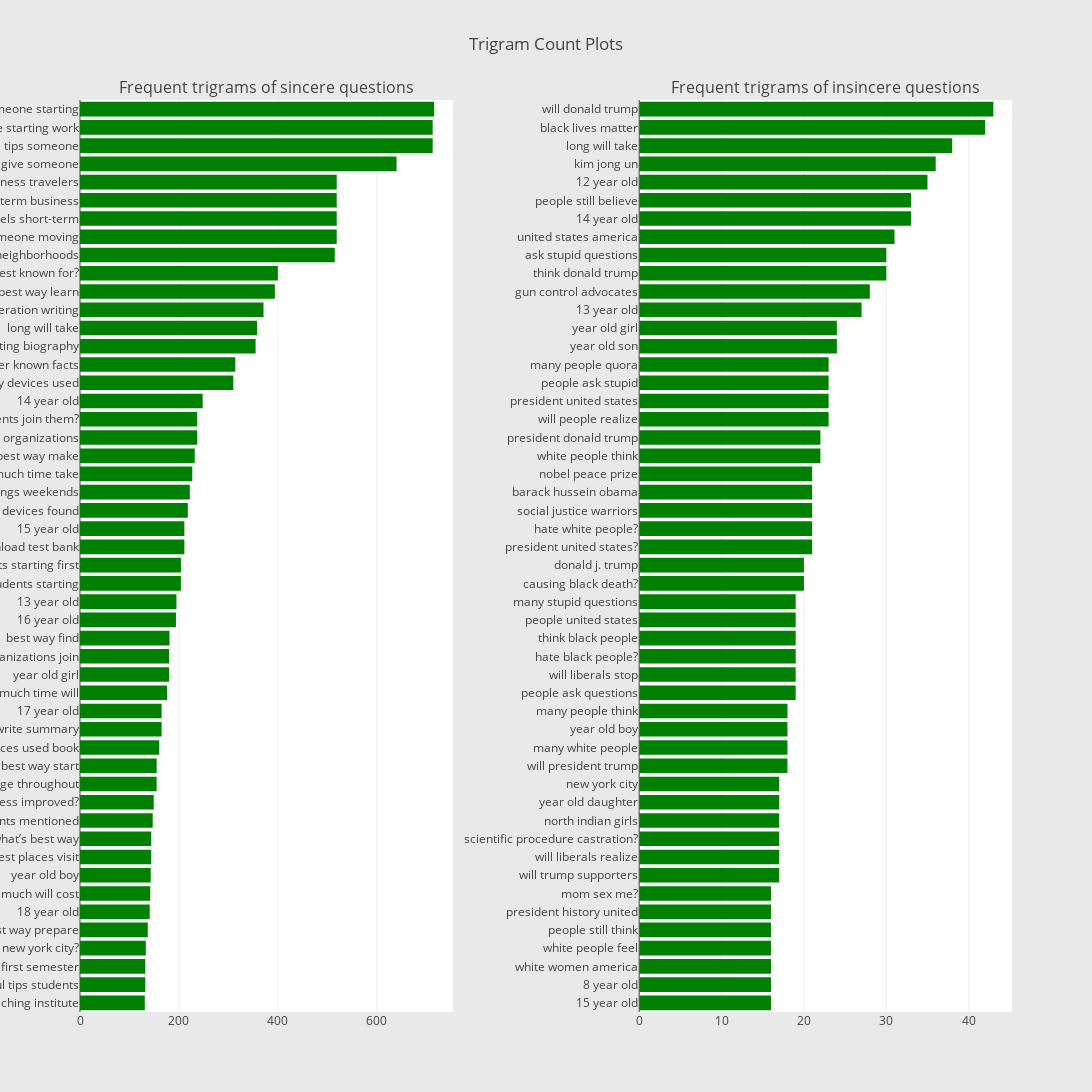

Source (notebook cell):
### Markdown cell above
**Observations:**
* The plot says it all. Please look at the plots and do the inference by yourselves ;)

Now let usl look at the trigram plots as well.

### Code cell
freq_dict = defaultdict(int)
for sent in train0_df["question_text"]:
    for word in generate_ngrams(sent,3):
        freq_dict[word] += 1
fd_sorted = pd.DataFrame(sorted(freq_dict.items(), key=lambda x: x[1])[::-1])
fd_sorted.columns = ["word", "wordcount"]
trace0 = horizontal_bar_chart(fd_sorted.head(50), 'green')


freq_dict = defaultdict(int)
for sent in train1_df["question_text"]:
    for word in generate_ngrams(sent,3):
        freq_dict[word] += 1
fd_sorted = pd.DataFrame(sorted(freq_dict.items(), key=lambda x: x[1])[::-1])
fd_sorted.columns = ["word", "wordcount"]
trace1 = horizontal_bar_chart(fd_sorted.head(50), 'green')

# Creating two subplots
fig = tools.make_subplots(rows=1, cols=2, vertical_spacing=0.04, horizontal_spacing=0.2,
                          subplot_titles=["Frequent trigrams of sincere questions", 
                                          "Frequent trigrams of insincere questions"])
fig.append_trace(trace0, 1, 1)
fig.append_trace(trace1, 1, 2)
fig['layout'].update(height=1200, width=1200, paper_bgcolor='rgb(233,233,233)', title="Trigram Count Plots")
py.iplot(fig, filename='word-plots')

### Figure 1 — Plotly figure (JSON) as saved in the notebook; plotly's stock layout.template omitted (floating-point values rounded to 4 significant figures)
{"data": [{"marker": {"color": "green"}, "orientation": "h", "showlegend": false, "type": "bar", "uid": "5bd97d1c-ab99-11ea-ad58-0242ac130202", "x": [131, 132, 132, 133, 137, 141, 142, 143, 144, 144, 147, 149, 155, 155, 160, 165, 165, 176, 180, 180, 181, 194, 195, 204, 204, 211, 211, 218, 222, 227, 232, 237, 237, 248, 310, 314, 355, 358, 371, 394, 400, 515, 519, 519, 519, 519, 640, 713, 713, 716], "xaxis": "x", "y": ["best coaching institute", "useful tips students", "starting first semester", "new york city?", "best way prepare", "18 year old", "much will cost", "year old boy", "best places visit", "what’s best way", "controversial events mentioned", "manufacturing process improved?", "characters change throughout", "best way start", "devices used book", "tips write summary", "17 year old", "much time will", "year old girl", "student organizations join", "best way find", "16 year old", "13 year old", "tips students starting", "students starting first", "download test bank", "15 year old", "literary devices found", "best things weekends", "much time take", "best way make", "best student organizations", "students join them?", "14 year old", "literary devices used", "lesser known facts", "consideration writing biography", "long will take", "take consideration writing", "best way learn", "best known for?", "good bad neighborhoods", "give someone moving", "good hotels short-term", "hotels short-term business", "short-term business travelers", "advice give someone", "useful tips someone", "someone starting work", "tips someone starting"], "yaxis": "y"}, {"marker": {"color": "green"}, "orientation": "h", "showlegend": false, "type": "bar", "uid": "5bda5732-ab99-11ea-ad58-0242ac130202", "x": [16, 16, 16, 16, 16, 16, 16, 17, 17, 17, 17, 17, 17, 18, 18, 18, 18, 19, 19, 19, 19, 19, 19, 20, 20, 21, 21, 21, 21, 21, 22, 22, 23, 23, 23, 23, 24, 24, 27, 28, 30, 30, 31, 33, 33, 35, 36, 38, 42, 43], "xaxis": "x2", "y": ["15 year old", "8 year old", "white women america", "white people feel", "people still think", "president history united", "mom sex me?", "will trump supporters", "will liberals realize", "scientific procedure castration?", "north indian girls", "year old daughter", "new york city", "will president trump", "many white people", "year old boy", "many people think", "people ask questions", "will liberals stop", "hate black people?", "think black people", "people united states", "many stupid questions", "causing black death?", "donald j. trump", "president united states?", "hate white people?", "social justice warriors", "barack hussein obama", "nobel peace prize", "white people think", "president donald trump", "will people realize", "president united states", "people ask stupid", "many people quora", "year old son", "year old girl", "13 year old", "gun control advocates", "think donald trump", "ask stupid questions", "united states america", "14 year old", "people still believe", "12 year old", "kim jong un", "long will take", "black lives matter", "will donald trump"], "yaxis": "y2"}], "layout": {"annotations": [{"font": {"size": 16}, "showarrow": false, "text": "Frequent trigrams of sincere questions", "x": 0.2, "xanchor": "center", "xref": "paper", "y": 1, "yanchor": "bottom", "yref": "paper"}, {"font": {"size": 16}, "showarrow": false, "text": "Frequent trigrams of insincere questions", "x": 0.8, "xanchor": "center", "xref": "paper", "y": 1, "yanchor": "bottom", "yref": "paper"}], "height": 1200, "paper_bgcolor": "rgb(233,233,233)", "title": "Trigram Count Plots", "width": 1200, "xaxis": {"anchor": "y", "domain": [0, 0.4]}, "xaxis2": {"anchor": "y2", "domain": [0.6, 1]}, "yaxis": {"anchor": "x", "domain": [0, 1]}, "yaxis2": {"anchor": "x2", "domain": [0, 1]}}}
